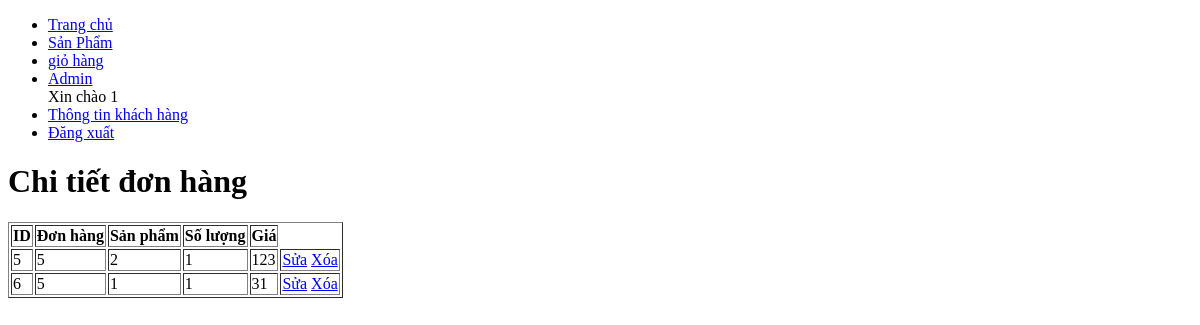
/user/index.php?ctrl=don_hang&action=chi_tiet&id=5 (signed in), run on the app's committed database.
### tables this page shows
CREATE TABLE `don_hang_chi_tiet` (
  `id` int(11) NOT NULL,
  `don_hang_id` int(11) DEFAULT NULL,
  `san_pham_id` int(11) DEFAULT NULL,
  `so_luong` int(11) DEFAULT NULL,
  `gia` int(11) DEFAULT NULL
);

### database/database.php (called while the page is built, shortened)
<?php
function getConnection() {
    $host = 'localhost';
    $dbname = 'shop_quan_ao';
    $username = 'root';
    $password = '';
    $options = array(PDO::MYSQL_ATTR_INIT_COMMAND => "SET NAMES utf8",
        PDO::ATTR_ERRMODE => PDO::ERRMODE_EXCEPTION);
    $DBH = new PDO('mysql:host=' . $host . ';dbname=' . $dbname, $username, $password, $options);
    return $DBH;
}
function queryOne($sql) {
    $connect = getConnection();
    $result = $connect->query($sql);
    $row = $result->fetch(PDO::FETCH_ASSOC);
    return $row;
}
function queryAll($sql) {
    $connect = getConnection();
    $result = $connect->query($sql);
    $rows = $result->fetchAll(PDO::FETCH_ASSOC);
    return $rows;
}
?>

### admin/model/don_hang.php (called while the page is built, shortened)
<?php
require_once './../database/database.php';
function getIdDonHangofCT($id) {
    $sql = "SELECT * FROM don_hang WHERE id = $id";
    $row = queryOne($sql);
    return $row;
}
function getIDDH($don_hang_id) {
    $sql = "SELECT * FROM don_hang_chi_tiet WHERE don_hang_id = $don_hang_id";
    $rows = queryAll($sql);
    return $rows;
}

### admin/view/don_hang_chi_tiet/chiTiet.php (the view, shortened to what this page needs)
<!DOCTYPE html>
<html lang="en">
    <head>
    </head>
    <body>
        <h1>Chi tiết đơn hàng</h1>
        <table border="1">
            <thead>
                <tr>
                    <th>ID</th>
                    <th>Đơn hàng</th>
                    <th>Sản phẩm</th>
                    <th>Số lượng</th>
                    <th>Giá</th>
                </tr>
            </thead>
            <tbody>
                <?php foreach ($donHangChiTiet as $donHangCT) { ?>
                    <tr>
                        <td><?php echo $donHangCT['id']; ?></td>
                        <td><?php echo $donHangCT['don_hang_id']; ?></td>
                        <td><?php echo $donHangCT['san_pham_id']; ?></td>
                        <td><?php echo $donHangCT['so_luong']; ?></td>
                        <td><?php echo $donHangCT['gia']; ?></td>
                        <td>
                            <a href="index.php?ctrl=don_hang_chi_tiet&action=edit&id=<?php echo $donHang['id']; ?>">Sửa</a>
                            <a href="index.php?ctrl=don_hang_chi_tiet&action=delete&id=<?php echo $donHang['id']; ?>">Xóa</a>
                        </td>
                    </tr>
                <?php } ?>
            </tbody>
        </table>
    </body>
</html>

### data on the page
don_hang_chi_tiet: id "5", don_hang "5", san_pham "2", so_luong "1", gia "123"
don_hang_chi_tiet: id "6", don_hang "5", san_pham "1", so_luong "1", gia "31"

### other printed values
$_SESSION['username'] "1"
